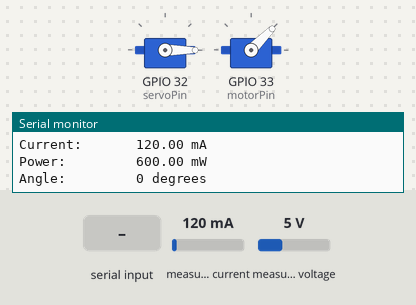
Bench run of a sketch on a simulated ESP32. Shown: 2 × servo, the last lines printed to the serial monitor. The inputs (shaded band) are chosen by the test bench; at power-on: measured current 120 mA, measured voltage 5 V.

Above: at 1.7 s.
1.8 s: "90,45\n" received over Serial
At 3.6 s:
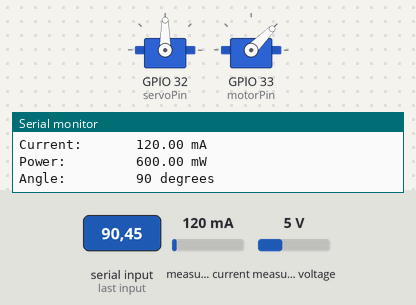
6.0 s: "30,150\n" received over Serial
At 7.8 s:
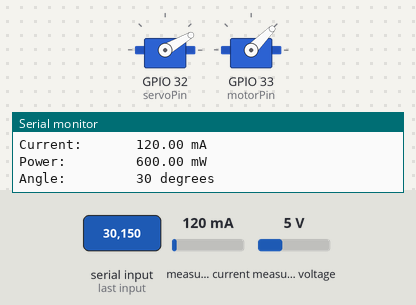
10.0 s: "200\n" received over Serial
At 11.7 s:
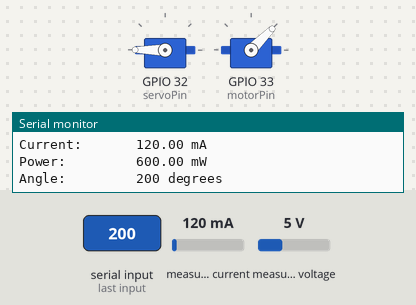
12.0 s: "90\n" received over Serial
At 14.0 s:
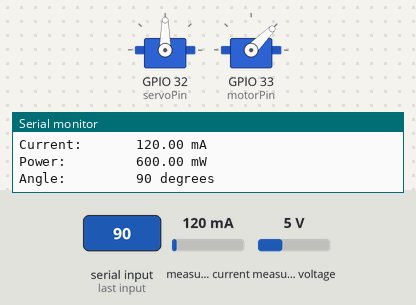
Timing chart, 0 to 15.1 s (numbered marks = the images above; inputs shaded):
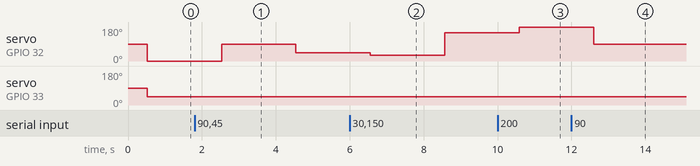

The sketch:

simple_servos.ino
```cpp
#include <ESP32Servo.h>
#include <Wire.h>
#include <Adafruit_INA219.h>

Servo steeringServo;  // create servo object to control a servo
Servo motorServo;

Adafruit_INA219 ina219; // component for measuring power

int pos = 0;    // variable to store the servo position
int motorSpeed = 0; // var to control motorSpeed
float shuntvoltage = 0;
float busvoltage = 0;
float current_mA = 0;
float loadvoltage = 0;
float power_mW = 0;

int servoPin = 32;
int motorPin = 33;

void setup() {
  ESP32PWM::allocateTimer(0);
  ESP32PWM::allocateTimer(1);
  ESP32PWM::allocateTimer(2);
  ESP32PWM::allocateTimer(3);
  Serial.begin(115200);
  Serial.println("sup");
  while(!Serial) {
    // will pause Zero, Leonardo, etc until serial console opens
    delay(1);
  }

  // Initialize the INA219.
  // By default the initialization will use the largest range (32V, 2A).  However
  // you can call a setCalibration function to change this range (see comments).
  if (! ina219.begin()) {
    Serial.println("Failed to find INA219 chip");
    while (1) { delay(10); }
  }


  // Steering Servo Setup
  steeringServo.setPeriodHertz(50);
  steeringServo.attach(servoPin, 1000, 2000);
 // attaches the servo on pin 18 to the servo object

  motorServo.setPeriodHertz(50);    // standard 50 hz servo
  motorServo.attach(motorPin, 500, 2400);
  delay(500);
  motorSpeed = 45;
}

void loop() {
  if (Serial.available()> 0) {
    //int k = Serial.parseInt();
    //if(k >0){
      //motorSpeed = Serial.parseInt();
      pos = Serial.parseInt();
      Serial.read();
    //}
  }
  shuntvoltage = ina219.getShuntVoltage_mV();
  busvoltage = ina219.getBusVoltage_V();
  current_mA = ina219.getCurrent_mA();
  power_mW = ina219.getPower_mW();
  loadvoltage = busvoltage + (shuntvoltage / 1000);

  Serial.print("Bus Voltage:   "); Serial.print(busvoltage); Serial.println(" V");
  Serial.print("Shunt Voltage: "); Serial.print(shuntvoltage); Serial.println(" mV");
  Serial.print("Load Voltage:  "); Serial.print(loadvoltage); Serial.println(" V");
  Serial.print("Current:       "); Serial.print(current_mA); Serial.println(" mA");
  Serial.print("Power:         "); Serial.print(power_mW); Serial.println(" mW");
  Serial.print("Angle:         "); Serial.print(pos); Serial.println(" degrees");
  Serial.println("");

//  if(motorSpeed < 110){
//    motorSpeed +=5;
//  }
  motorServo.write(motorSpeed);
  steeringServo.write(pos);

  delay(2000);


 // run motor 2 seconds then turn off
//  motorServo.write(80);
//  delay(2000);
//  motorServo.write(0);
//  delay(2000);


    // Sweep servo back and forth
//  for (pos = 0; pos <= 170; pos += 1) { // goes from 0 degrees to 180 degrees
//    // in steps of 1 degree
        // tell servo to go to position in variable 'pos'
//    delay(15);             // waits 15ms for the servo to reach the position
//  }
//  for (pos = 170; pos >= 0; pos -= 1) { // goes from 180 degrees to 0 degrees
//    steeringServo.write(pos);    // tell servo to go to position in variable 'pos'
//    delay(15);             // waits 15ms for the servo to reach the position
//  }
}
```

Measured:
- after the input at 1.8 s, servo on GPIO 32 (servoPin): 0° → 90° after 0.73 s, → 45° 2.0 s later
- after the input at 6.0 s, servo on GPIO 32 (servoPin): 45° → 30° after 0.56 s, → 150° 2.0 s later
- after the input at 10.0 s, servo on GPIO 32 (servoPin): 150° → 180° after 0.59 s
- after the input at 12.0 s, servo on GPIO 32 (servoPin): 180° → 90° after 0.61 s
